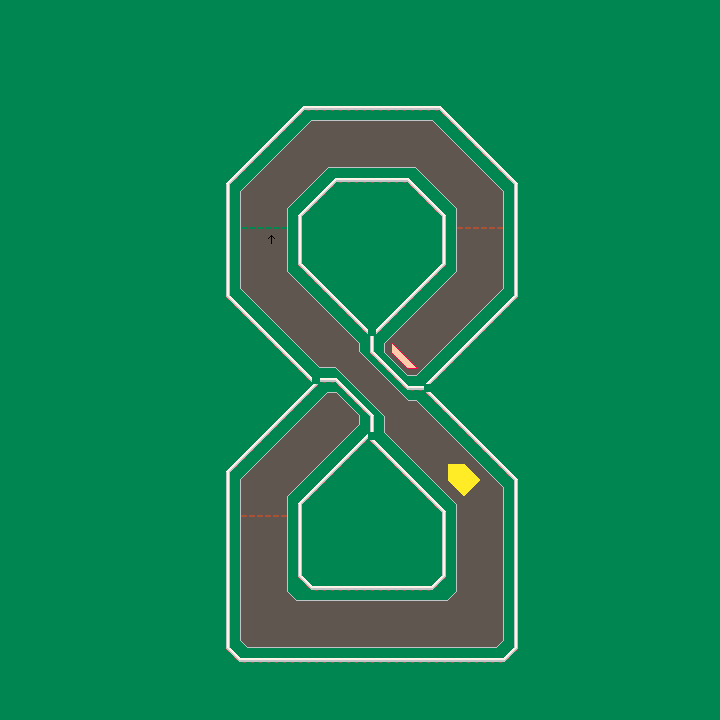

A 2D game scene composited from a Tiled map and its tileset images. What follows is a short description and the map's XML, with each tile layer's data collapsed to a summary:
An orthogonal 90x90 tile map with 8x8 px tiles, 4 tile layers (Road, Decals, Props, Markers), 2 tilesets.

<map version="1.10" tiledversion="1.10.0" orientation="orthogonal" renderorder="right-down" width="90" height="90" tilewidth="8" tileheight="8" infinite="0" nextlayerid="5" nextobjectid="1">
 <properties>
  <property name="bronze" type="float" value="42" />
  <property name="gold" type="float" value="29" />
  <property name="laps" type="int" value="3" />
  <property name="name" value="a2 - lOOPY" />
  <property name="plat" type="float" value="27.5" />
  <property name="req_medals" type="int" value="0" />
  <property name="silver" type="float" value="33" />
 </properties>
 <tileset firstgid="1" source="driftmaniaTiles.tsx" />
 <tileset firstgid="257" source="markers.tsx" />
 <layer id="1" name="Road" width="90" height="90">
  <data>[8100 cells, 8100 non-empty, 10 distinct tile ids]</data>
 </layer>
 <layer id="3" name="Decals" width="90" height="90">
  <data>[8100 cells, 74 non-empty, 18 distinct tile ids]</data>
 </layer>
 <layer id="2" name="Props" width="90" height="90">
  <properties>
   <property name="MatchInOrder" type="bool" value="true" />
  </properties>
  <data>[8100 cells, 428 non-empty, 10 distinct tile ids]</data>
 </layer>
 <layer id="4" name="Markers" width="90" height="90">
  <data>[8100 cells, 1 non-empty, 1 distinct tile ids]</data>
 </layer>
</map>